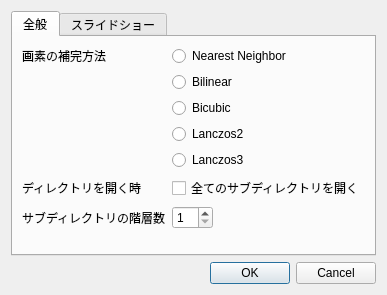
<?xml version="1.0" encoding="UTF-8"?>
<ui version="4.0">
 <class>SettingsDialog</class>
 <widget class="QDialog" name="SettingsDialog">
  <property name="geometry">
   <rect>
    <x>0</x>
    <y>0</y>
    <width>368</width>
    <height>295</height>
   </rect>
  </property>
  <property name="windowTitle">
   <string>Dialog</string>
  </property>
  <layout class="QVBoxLayout" name="verticalLayout_2">
   <item>
    <widget class="QTabWidget" name="tabWidget">
     <property name="tabPosition">
      <enum>QTabWidget::North</enum>
     </property>
     <property name="tabShape">
      <enum>QTabWidget::Rounded</enum>
     </property>
     <property name="currentIndex">
      <number>0</number>
     </property>
     <property name="tabsClosable">
      <bool>false</bool>
     </property>
     <property name="movable">
      <bool>false</bool>
     </property>
     <widget class="QWidget" name="tab">
      <attribute name="title">
       <string>全般</string>
      </attribute>
      <layout class="QFormLayout" name="formLayout">
       <property name="fieldGrowthPolicy">
        <enum>QFormLayout::FieldsStayAtSizeHint</enum>
       </property>
       <item row="0" column="0">
        <widget class="QLabel" name="label">
         <property name="text">
          <string>画素の補完方法</string>
         </property>
        </widget>
       </item>
       <item row="0" column="1">
        <widget class="QRadioButton" name="radioButton">
         <property name="text">
          <string>Nearest Neighbor</string>
         </property>
        </widget>
       </item>
       <item row="1" column="1">
        <widget class="QRadioButton" name="radioButton_2">
         <property name="text">
          <string>Bilinear</string>
         </property>
        </widget>
       </item>
       <item row="2" column="1">
        <widget class="QRadioButton" name="radioButton_3">
         <property name="text">
          <string>Bicubic</string>
         </property>
        </widget>
       </item>
       <item row="3" column="1">
        <widget class="QRadioButton" name="radioButton_4">
         <property name="text">
          <string>Lanczos2</string>
         </property>
        </widget>
       </item>
       <item row="4" column="1">
        <widget class="QRadioButton" name="radioButton_7">
         <property name="text">
          <string>Lanczos3</string>
         </property>
        </widget>
       </item>
       <item row="7" column="1">
        <widget class="QSpinBox" name="spinBox">
         <property name="minimum">
          <number>1</number>
         </property>
         <property name="maximum">
          <number>20</number>
         </property>
         <property name="value">
          <number>1</number>
         </property>
        </widget>
       </item>
       <item row="6" column="0">
        <widget class="QLabel" name="label_3">
         <property name="text">
          <string>ディレクトリを開く時</string>
         </property>
        </widget>
       </item>
       <item row="6" column="1">
        <widget class="QCheckBox" name="checkBox">
         <property name="text">
          <string>全てのサブディレクトリを開く</string>
         </property>
        </widget>
       </item>
       <item row="7" column="0">
        <widget class="QLabel" name="label_6">
         <property name="text">
          <string>サブディレクトリの階層数</string>
         </property>
        </widget>
       </item>
      </layout>
     </widget>
     <widget class="QWidget" name="tab_2">
      <attribute name="title">
       <string>スライドショー</string>
      </attribute>
      <layout class="QFormLayout" name="formLayout_3">
       <property name="fieldGrowthPolicy">
        <enum>QFormLayout::FieldsStayAtSizeHint</enum>
       </property>
       <item row="3" column="0">
        <widget class="QLabel" name="label_2">
         <property name="text">
          <string>画像の表示時間(秒)</string>
         </property>
        </widget>
       </item>
       <item row="1" column="0">
        <widget class="QLabel" name="label_5">
         <property name="text">
          <string>再生開始位置</string>
         </property>
        </widget>
       </item>
       <item row="1" column="1">
        <widget class="QRadioButton" name="radioButton_5">
         <property name="text">
          <string>現在の画像</string>
         </property>
        </widget>
       </item>
       <item row="2" column="1">
        <widget class="QRadioButton" name="radioButton_6">
         <property name="text">
          <string>リストの最初の画像</string>
         </property>
        </widget>
       </item>
       <item row="4" column="1">
        <widget class="QCheckBox" name="checkBox_2">
         <property name="text">
          <string>最初から再生する</string>
         </property>
        </widget>
       </item>
       <item row="4" column="0">
        <widget class="QLabel" name="label_4">
         <property name="text">
          <string>全て再生し終わった時</string>
         </property>
        </widget>
       </item>
       <item row="3" column="1">
        <widget class="QDoubleSpinBox" name="doubleSpinBox">
         <property name="decimals">
          <number>1</number>
         </property>
         <property name="minimum">
          <double>0.500000000000000</double>
         </property>
         <property name="maximum">
          <double>120.000000000000000</double>
         </property>
         <property name="singleStep">
          <double>0.500000000000000</double>
         </property>
         <property name="value">
          <double>3.000000000000000</double>
         </property>
        </widget>
       </item>
      </layout>
     </widget>
    </widget>
   </item>
   <item>
    <widget class="QDialogButtonBox" name="buttonBox">
     <property name="orientation">
      <enum>Qt::Horizontal</enum>
     </property>
     <property name="standardButtons">
      <set>QDialogButtonBox::Cancel|QDialogButtonBox::Ok</set>
     </property>
    </widget>
   </item>
  </layout>
 </widget>
 <resources/>
 <connections>
  <connection>
   <sender>buttonBox</sender>
   <signal>accepted()</signal>
   <receiver>SettingsDialog</receiver>
   <slot>accept()</slot>
   <hints>
    <hint type="sourcelabel">
     <x>248</x>
     <y>254</y>
    </hint>
    <hint type="destinationlabel">
     <x>157</x>
     <y>274</y>
    </hint>
   </hints>
  </connection>
  <connection>
   <sender>buttonBox</sender>
   <signal>rejected()</signal>
   <receiver>SettingsDialog</receiver>
   <slot>reject()</slot>
   <hints>
    <hint type="sourcelabel">
     <x>316</x>
     <y>260</y>
    </hint>
    <hint type="destinationlabel">
     <x>286</x>
     <y>274</y>
    </hint>
   </hints>
  </connection>
 </connections>
</ui>
